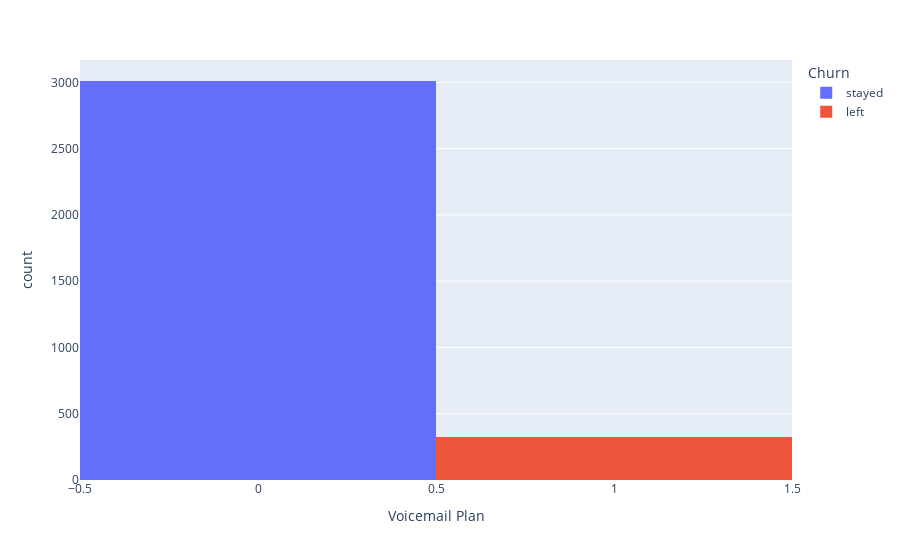

Notebook code for this chart:
### Code cell
VoicePlot = px.histogram(data, x="Voicemail Plan", color="Churn")
VoicePlot

### Figure 1 — Plotly figure (JSON) as saved in the notebook; plotly's stock layout.template omitted (floating-point values rounded to 4 significant figures; data arrays with more than 128 entries replaced by an {"elided": "..."} marker saying what was removed)
{"data": [{"alignmentgroup": "True", "bingroup": "x", "hovertemplate": "Churn=stayed<br>Voicemail Plan=%{x}<br>count=%{y}<extra></extra>", "legendgroup": "stayed", "marker": {"color": "#636efa"}, "name": "stayed", "offsetgroup": "stayed", "orientation": "v", "showlegend": true, "type": "histogram", "x": {"elided": "3010 int values"}, "xaxis": "x", "yaxis": "y"}, {"alignmentgroup": "True", "bingroup": "x", "hovertemplate": "Churn=left<br>Voicemail Plan=%{x}<br>count=%{y}<extra></extra>", "legendgroup": "left", "marker": {"color": "#EF553B"}, "name": "left", "offsetgroup": "left", "orientation": "v", "showlegend": true, "type": "histogram", "x": {"elided": "323 int values"}, "xaxis": "x", "yaxis": "y"}], "layout": {"barmode": "relative", "legend": {"title": {"text": "Churn"}, "tracegroupgap": 0}, "margin": {"t": 60}, "xaxis": {"anchor": "y", "domain": [0, 1], "title": {"text": "Voicemail Plan"}}, "yaxis": {"anchor": "x", "domain": [0, 1], "title": {"text": "count"}}}}
